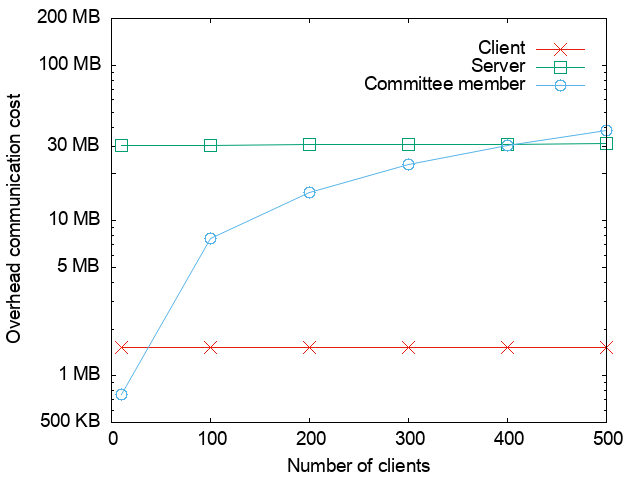

The gnuplot source for this figure:
set terminal png font "Helvetica,14" 
set output "online_comm_committee20_p64811.png"
set datafile sep ','
set key top right Right offset 0, -1
set xlabel "Number of clients"
set ylabel "Overhead communication cost"
set xtics 0,100,500
set ytics add ("500 KB" 0.5)
set ytics add ("1 MB" 1)
# set ytics add ("3 MB" 3)
set ytics add ("5 MB" 5)
set ytics add ("10 MB" 10)
set ytics add ("" 20)
set ytics add ("30 MB" 30)
set ytics add ("100 MB" 100)
set ytics add ("200 MB" 200)
set log y

# x=number of clients, for committee_size=10 and p=64811
plot [0:][0.5:201] '../online_comm/online_comm.csv' every 45::38 using 1:($4-$7) title 'Client' with linespoints lc 7 pt 2 ps 2, \
             '../online_comm/online_comm.csv' every 45::38 using 1:($5-$8) title 'Server' with linespoints pt 4 ps 2 lc 2, \
             '../online_comm/online_comm.csv' every 45::38 using 1:6 title 'Committee member' with linespoints pt 6 ps 2 lc 3
